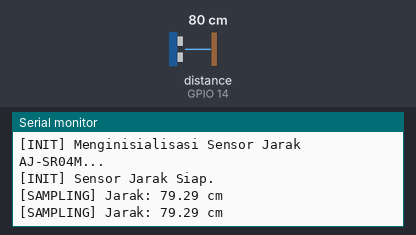
Bench run of a sketch on a simulated ESP32. Parts: the last lines printed to the serial monitor. Wiring (inferred from the names in the program): ultrasonic range finder: trigger GPIO 12; echo GPIO 14. The test bench sets the inputs (shaded band); at power-on: distance to the obstacle (sensor on GPIO 14) 80 cm. The echo pulse lasts 58.3 µs per cm; WiFi joins after 1.5 s; servers stay silent unless stated; random numbers use the default seed unless the sketch sets one; no MQTT or app messages arrive unless stated.

Above: at 3.2 s.
3.3 s: distance to the obstacle (sensor on GPIO 14) set to 2 cm
At 5.8 s:
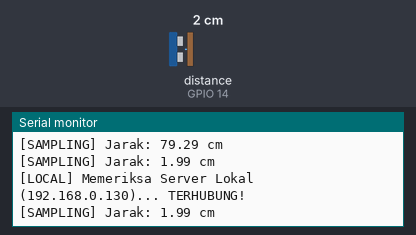
6.5 s: distance to the obstacle (sensor on GPIO 14) set to 4 cm
At 10.8 s:
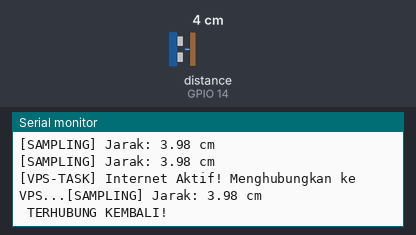
Timing chart, 0 to 12.3 s (numbered marks = the images above; inputs shaded):
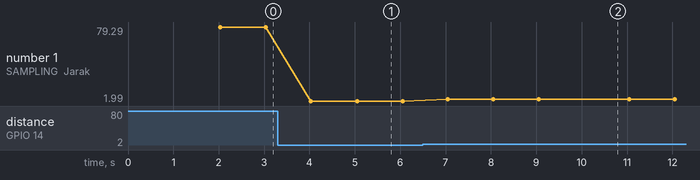

Measured:
- after the input at 3.3 s, the serial monitor: prints a new line after 0.73 s (image 1)
- after the input at 6.5 s, the serial monitor: prints a new line after 0.55 s (image 2)
- plotted number 1: 79.29 → 1.99 after the input at 3.3 s, 1.99 → 3.98 after the input at 6.5 s

The sketch:

fms_level_air.ino
```cpp
#include <Arduino.h>
#include "config.h"
#include "sensor_ultrasonic.h"
#include "communication.h"

// Variabel global
float jarak_cm = 0.0;
unsigned long interval_ultrasonik = 1000;
unsigned long timer_ultrasonik = 0;

// =========================================================================
// FUNGSI SETUP UTAMA
// =========================================================================
void setup() {
  Serial.begin(115200);
  delay(500);
  Serial.println("========================================");
  Serial.println("Node Sensor Jarak (Ultrasonik & MQTT)");
  Serial.println("========================================");

  setupCommunication();
  initSensorUltrasonik();
}

// =========================================================================
// FUNGSI LOOP UTAMA (CORE 1) - Bebas Hambatan (Non-Blocking)
// =========================================================================
void loop() {
  // 1. Pemeliharaan Jaringan
  maintainCommunication();

  // 2. Penjadwalan Pengukuran Sensor
  if (millis() - timer_ultrasonik >= interval_ultrasonik) {
    timer_ultrasonik = millis();

    // Eksekusi pembacaan
    bacaSensorUltrasonik();

    // 3. Validasi & Pengiriman
    if (jarak_cm > 0.0 && jarak_cm <= 600.0) {
      String strJarak = String(jarak_cm, 2);

      publishJarakData(strJarak);
    }
  }
}
```

communication.cpp
```cpp
#include "communication.h"
#include "config.h"
#include <WiFi.h>
#include <WiFiMulti.h>
#include <WiFiClientSecure.h>
#include <WiFiClient.h>
#include <ArduinoJson.h>
#include <esp_task_wdt.h> // Library Watchdog pengaman

WiFiMulti wifiMulti;

// --- Klien VPS (SSL/TLS) ---
WiFiClientSecure espClientVPS;
PubSubClient clientVPS(espClientVPS);

// --- Klien Lokal (Non-SSL) ---
WiFiClient espClientLocal;
PubSubClient clientLocal(espClientLocal);

unsigned long lastVPSTryTimer   = 0;
unsigned long lastLocalTryTimer = 0;

// Variabel flag pelindung memori antar-Core (Thread Safety)
volatile bool isVPSConnecting = false;

void setup_wifi() {
  delay(10);
  Serial.println("\n[WIFI] Memulai pemindaian sinyal Wi-Fi...");

  wifiMulti.addAP("RASV-SERVER", "Rasv-Server!123456");
  wifiMulti.addAP("Ifhan Sugiarto", "ifhans77");
  wifiMulti.addAP("ayam", "12345678");
  wifiMulti.addAP("Workshop 1", "eForacimenyan");
  wifiMulti.addAP("polban", "12polban34");

  Serial.print("[WIFI] Menyambungkan");
  while (wifiMulti.run() != WL_CONNECTED) {
    delay(500);
    Serial.print(".");
  }
  Serial.println("\n[WIFI] Sukses Terhubung Jaringan!");
  Serial.print("[WIFI] SSID Terhubung: ");
  Serial.println(WiFi.SSID());
}

void maintainLocalConnection() {
  if (clientLocal.connected()) return;

  if (millis() - lastLocalTryTimer >= 5000) {
    lastLocalTryTimer = millis();
    Serial.print("[LOCAL] Memeriksa Server Lokal (192.168.0.130)...");

    if (clientLocal.connect(LOCAL_CLIENT_ID, LOCAL_USER, LOCAL_PASS)) {
      Serial.println(" TERHUBUNG!");
    } else {
      Serial.println(" OFF / Tidak Terjangkau.");
    }
  }
}

// =========================================================================
// FREERTOS TASK: BERJALAN PARALEL DI CORE 0 (BACKGROUND)
// =========================================================================
void vpsConnectionTask(void * parameter) {
  for(;;) {
    // Hanya mencoba koneksi jika Wi-Fi tersambung dan VPS terputus
    if (WiFi.status() == WL_CONNECTED && !clientVPS.connected()) {

      if (millis() - lastVPSTryTimer >= 10000) {
        lastVPSTryTimer = millis();
        isVPSConnecting = true; // Kunci akses clientVPS dari Core 1

        // Pengecekan Ketersediaan Internet (DNS Ping)
        IPAddress dummyIP;
        if (WiFi.hostByName(VPS_HOST, dummyIP) == 1) {
          Serial.print("[VPS-TASK] Internet Aktif! Menghubungkan ke VPS...");

          // Mematikan sementara WDT saat enkripsi SSL (Mencegah Task WDT Triggered)
          disableCore0WDT();
          bool isConnected = clientVPS.connect(VPS_CLIENT_ID, VPS_USER, VPS_PASS);
          enableCore0WDT();

          if (isConnected) {
            Serial.println(" TERHUBUNG KEMBALI!");
          } else {
            Serial.print(" GAGAL! rc=");
            Serial.println(clientVPS.state());
            espClientVPS.stop(); // Pembersihan agresif memori soket
          }
        } else {
          Serial.println("[VPS-TASK] No Internet. (VPS Skipped Instant)");
        }

        isVPSConnecting = false; // Buka kembali akses clientVPS untuk Core 1
      }
    }
    // Memberikan jeda agar Core 0 tidak kepanasan & me-reset Watchdog
    vTaskDelay(1000 / portTICK_PERIOD_MS);
  }
}

void setupCommunication() {
  setup_wifi();

  espClientVPS.setInsecure();
  espClientVPS.setTimeout(5);          // Batas penantian data (Mencegah Deadlock)
  espClientVPS.setHandshakeTimeout(5); // Batas penantian koneksi SSL

  clientVPS.setServer(VPS_HOST, VPS_PORT);
  clientVPS.setBufferSize(1024);

  clientLocal.setServer(LOCAL_HOST, LOCAL_PORT);
  clientLocal.setBufferSize(1024);

  // Memicu Tugas Paralel di Core 0 (PRO_CPU)
  xTaskCreatePinnedToCore(
    vpsConnectionTask,
    "Task_VPS_Reconnect",
    8192,
    NULL,
    1,
    NULL,
    0
  );
}

void maintainCommunication() {
  if (wifiMulti.run() != WL_CONNECTED) setup_wifi();

  maintainLocalConnection();

  if (clientLocal.connected()) {
    clientLocal.loop();
  }

  // Pastikan Core 0 tidak sedang menyambungkan VPS sebelum mengeksekusi loop
  if (clientVPS.connected() && !isVPSConnecting) {
    clientVPS.loop();
  }
}

void publishJarakData(String data_kontrol) {
  String rootKey = "sensorNode_farmda27b11b_" + String(MAC_ADDRESS);

  // -------------------------------------------------------------------
  // 1. PUBLISH KE SERVER LOCAL (Tanpa Hambatan)
  // -------------------------------------------------------------------
  if (clientLocal.connected()) {
    StaticJsonDocument<512> docLocal;
    docLocal["label_lokasi"]     = LOKASI_ALAT;
    docLocal["label_nama_Modul"] = "Modul_Ultrasonic";
    docLocal["label_variabel"]   = "jarak";
    docLocal["label_satuan"]     = "cm";
    docLocal["label_macAddr"]    = MAC_ADDRESS;
    docLocal["data_kontrol"]     = data_kontrol.toFloat();
    docLocal["data_status"]      = "normal";
    docLocal["data_berita"]      = "Data Jarak Permukaan Aktual";

    String payloadLocal;
    serializeJson(docLocal, payloadLocal);
    clientLocal.publish(TOPIC_PUB_JARAK, payloadLocal.c_str());
  }

  // -------------------------------------------------------------------
  // 2. PUBLISH KE SERVER VPS (Aman dari bentrok Core 0)
  // -------------------------------------------------------------------
  if (clientVPS.connected() && !isVPSConnecting) {
    StaticJsonDocument<768> docVPS;
    JsonArray arr = docVPS.createNestedArray(rootKey);
    JsonObject obj = arr.createNestedObject();

    obj["label_lokasi"]     = "farmda27b11b";
    obj["label_nama_Modul"] = "Modul_Ultrasonic";
    obj["label_variabel"]   = "jarak";
    obj["label_satuan"]     = "cm";
    obj["label_macAddr"]    = MAC_ADDRESS;
    obj["data_kontrol"]     = data_kontrol.toFloat();
    obj["data_status"]      = "normal";
    obj["data_berita"]      = "Data Jarak Permukaan Aktual";

    String payloadVPS;
    serializeJson(docVPS, payloadVPS);

    clientVPS.publish(TOPIC_PUB_JARAK, payloadVPS.c_str());
  }
}
```

communication.h
```cpp
#pragma once
#include <Arduino.h>
#include <PubSubClient.h>

extern PubSubClient clientVPS;
extern PubSubClient clientLocal;

void setupCommunication();
void maintainCommunication();
void publishJarakData(String data_kontrol);
```

sensor_ultrasonic.cpp
```cpp
#include "sensor_ultrasonic.h"
#include "config.h"

void initSensorUltrasonik() {
  Serial.println("[INIT] Menginisialisasi Sensor Jarak AJ-SR04M...");

  pinMode(PIN_TRIG, OUTPUT);
  pinMode(PIN_ECHO, INPUT);

  digitalWrite(PIN_TRIG, LOW);

  Serial.println("[INIT] Sensor Jarak Siap.");
}

void bacaSensorUltrasonik() {
  digitalWrite(PIN_TRIG, LOW);
  delayMicroseconds(2);

  digitalWrite(PIN_TRIG, HIGH);
  delayMicroseconds(10);
  digitalWrite(PIN_TRIG, LOW);

  long duration = pulseIn(PIN_ECHO, HIGH, 35000);

  float distanceCm = duration * 0.034 / 2.0;

  if (distanceCm == 0 || distanceCm > 600) {
    Serial.println("[WARNING] Ultrasonik: Di luar jangkauan (atau terlalu dekat)");
  } else {
    jarak_cm = distanceCm;
    Serial.printf("[SAMPLING] Jarak: %.2f cm\n", jarak_cm);
  }
}
```

sensor_ultrasonic.h
```cpp
#pragma once
#include <Arduino.h>

void initSensorUltrasonik();
void bacaSensorUltrasonik();
```

communication.cpp
```cpp
#include "communication.h"
#include "config.h"
#include <WiFi.h>
#include <WiFiMulti.h>
#include <WiFiClientSecure.h>
#include <ArduinoJson.h>

WiFiMulti wifiMulti;

WiFiClientSecure espClientVPS;
PubSubClient clientVPS(espClientVPS);

unsigned long lastCloudCheckTimer = 0;

void setup_wifi() {
  delay(10);
  Serial.println("\n[WIFI] Memulai pemindaian sinyal Wi-Fi...");

  wifiMulti.addAP("RASV-SERVER", "Rasv-Server!123456");
  wifiMulti.addAP("Ifhan Sugiarto", "ifhans77");
  wifiMulti.addAP("ayam", "12345678");
  wifiMulti.addAP("Workshop 1", "eForacimenyan");
  wifiMulti.addAP("polban", "12polban34");

  Serial.print("[WIFI] Menyambungkan");
  while (wifiMulti.run() != WL_CONNECTED) {
    delay(500);
    Serial.print(".");
  }
  Serial.println("\n[WIFI] Sukses Terhubung Jaringan!");
  Serial.print("[WIFI] SSID Terhubung: ");
  Serial.println(WiFi.SSID());
}

void setupCommunication() {
  setup_wifi();

  // Set mode pengamanan SSL/TLS persis seperti kode pengujian Anda
  espClientVPS.setInsecure();

  // SEMUA BATASAN TIMEOUT 5 DETIK DIHAPUS
  // Kita biarkan ESP32 menggunakan pengaturan defaultnya yang terbukti berhasil

  clientVPS.setServer(VPS_HOST, VPS_PORT);

  // Ukuran buffer tetap kita besarkan agar cukup untuk menampung teks JSON yang panjang
  clientVPS.setBufferSize(1024);
}

void maintainCommunication() {
  // Jaga koneksi Wi-Fi
  if (wifiMulti.run() != WL_CONNECTED) {
    setup_wifi();
  }

  // Jaga koneksi MQTT VPS
  if (WiFi.status() == WL_CONNECTED) {
    if (!clientVPS.connected()) {
      // Jeda percobaan diperpanjang menjadi 10 detik agar tidak terjadi penumpukan memori
      if (millis() - lastCloudCheckTimer >= 10000) {
        lastCloudCheckTimer = millis();

        Serial.print("[VPS] Menghubungkan ke broker MQTT... ");

        // Membuat Client ID acak
        String clientId = "ESP32Master-";
        clientId += String(random(0xffff), HEX);

        if (clientVPS.connect(clientId.c_str(), VPS_USER, VPS_PASS)) {
          Serial.println("BERHASIL!");
        } else {
          Serial.print("GAGAL, rc=");
          Serial.println(clientVPS.state());
        }
      }
    } else {
      // Pertahankan koneksi
      clientVPS.loop();
    }
  }
}

void publishJSONToVPSAndLocal(const char* topic, const char* nama_modul, String variabel, String satuan, String data_kontrol, String data_status, String data_berita) {

  // Hanya buat dan kirim JSON jika MQTT tersambung
  if (!clientVPS.connected()) {
    return;
  }

  // --- FORMAT JSON VPS (NESTED) ---
  StaticJsonDocument<768> docVPS;
  String rootKey = "sensorNode_farmda27b11b_" + String(MAC_ADDRESS);

  JsonArray dataArray = docVPS.createNestedArray(rootKey);
  JsonObject innerObj = dataArray.createNestedObject();

  innerObj["label_lokasi"]     = "farmda27b11b";
  innerObj["label_nama_Modul"] = nama_modul;
  innerObj["label_variabel"]   = variabel;
  innerObj["label_satuan"]     = satuan;
  innerObj["label_macAddr"]    = MAC_ADDRESS;
  innerObj["data_kontrol"]     = data_kontrol.toFloat();
  innerObj["data_status"]      = data_status;
  innerObj["data_berita"]      = data_berita;

  String payloadVPS;
  serializeJson(docVPS, payloadVPS);

  // Eksekusi Publish
  clientVPS.publish(topic, payloadVPS.c_str());
}
```

sensor_ultrasonic.cpp
```cpp
#include "sensor_ultrasonic.h"
#include "config.h"

void initSensorUltrasonik() {
  Serial.println("[INIT] Menginisialisasi Sensor Jarak AJ-SR04M...");

  pinMode(PIN_TRIG, OUTPUT);
  pinMode(PIN_ECHO, INPUT);

  digitalWrite(PIN_TRIG, LOW);

  Serial.println("[INIT] Sensor Jarak Siap.");
}

void bacaSensorUltrasonik() {
  digitalWrite(PIN_TRIG, LOW);
  delayMicroseconds(2);

  digitalWrite(PIN_TRIG, HIGH);
  delayMicroseconds(10);
  digitalWrite(PIN_TRIG, LOW);

  long duration = pulseIn(PIN_ECHO, HIGH, 35000);

  float distanceCm = duration * 0.034 / 2.0;

  if (distanceCm == 0 || distanceCm > 600) {
    Serial.println("[WARNING] Ultrasonik: Di luar jangkauan (atau terlalu dekat)");
  } else {
    jarak_cm = distanceCm;
    Serial.printf("[SAMPLING] Jarak: %.2f cm\n", jarak_cm);
  }
}
```

config.h
```cpp
#pragma once
#include <Arduino.h>

// =========================================================================
// KREDENSIAL MULTI-WIFI & BROKER MQTT
// =========================================================================
const char* const VPS_HOST      = "hivemqtt.e-farmingcorpora.cloud";
const int         VPS_PORT      = 8883;
const char* const VPS_USER      = "efarming";
const char* const VPS_PASS      = "EfarmingHiveMQ2026!";
const char* const VPS_CLIENT_ID = "sensorjarak_node_vps";

const char* const LOCAL_HOST      = "192.168.0.130";
const int         LOCAL_PORT      = 1883;
const char* const LOCAL_USER      = "efarming-local";
const char* const LOCAL_PASS      = "12345abc";
const char* const LOCAL_CLIENT_ID = "sensorjarak_node_local";

const char* const LOKASI_ALAT = "Workshop";
const char* const MAC_ADDRESS = "68:fe:71:12:e7:74";

// =========================================================================
// ROUTING TOPIK MQTT
// =========================================================================
const char* const TOPIC_PUB_JARAK = "edufarm/jarak/master/ultrasonic_realtime";

// =========================================================================
// KONFIGURASI PERANGKAT KERAS SENSOR
// =========================================================================
#define PIN_TRIG 12
#define PIN_ECHO 14

// =========================================================================
// DEKLARASI VARIABEL GLOBAL (extern)
// =========================================================================
extern float jarak_cm;
extern unsigned long interval_ultrasonik;
extern unsigned long timer_ultrasonik;
```
